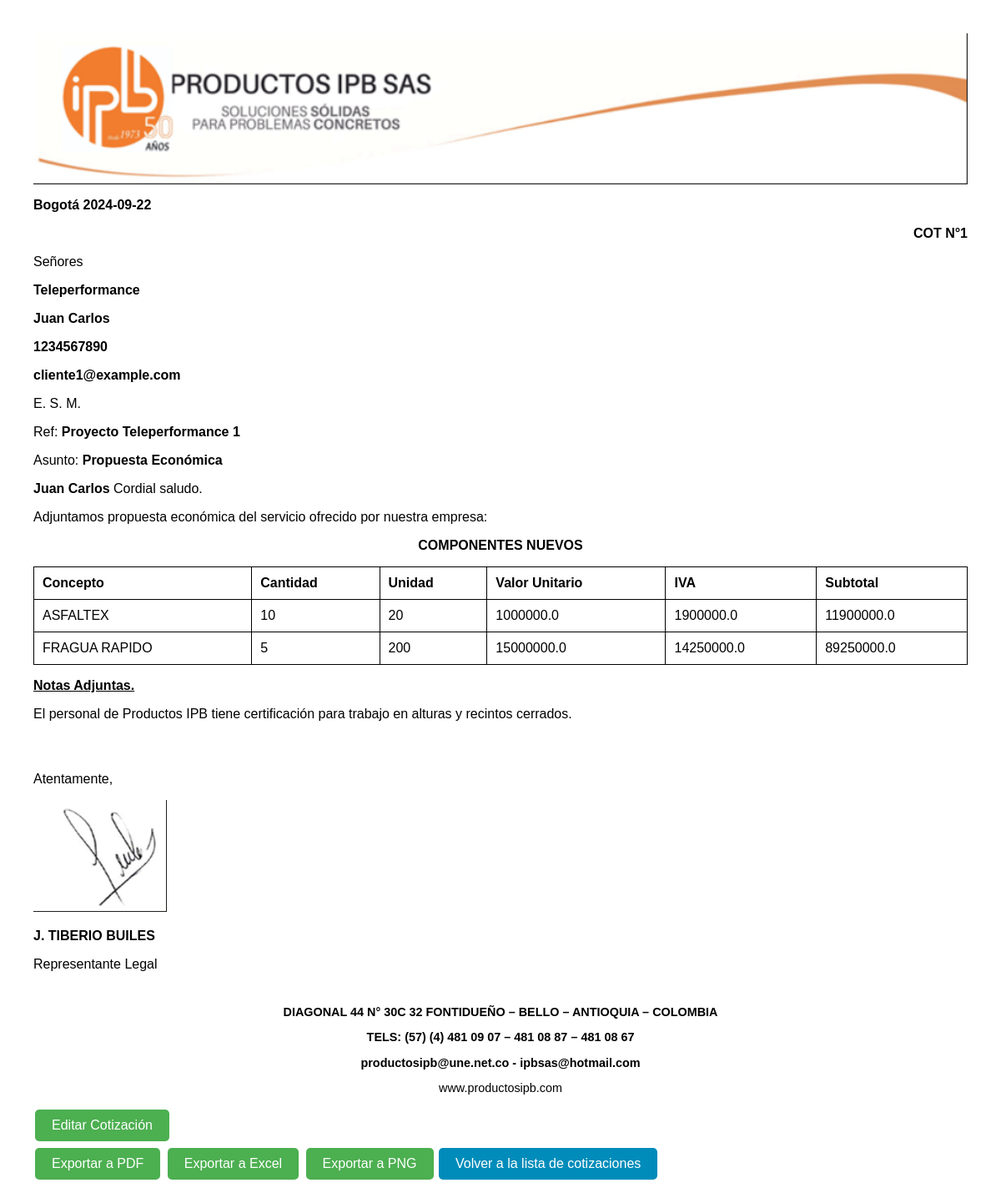
/cotizacion/1, run on the app's committed database.
### app.py (models this page shows, shortened)
class Cotizacion(db.Model):
    id = db.Column(db.Integer, primary_key=True)
    fecha = db.Column(db.Date, default=lambda: datetime.now(pytz.timezone('America/Bogota')).date())
    ciudad = db.Column(db.String(100), nullable=False)
    empresa = db.Column(db.String(100), nullable=False)
    proyecto = db.Column(db.String(100), nullable=False)
    plazo = db.Column(db.String(100), nullable=False)
    entrega = db.Column(db.String(100), nullable=False)
    anticipo = db.Column(db.Integer, nullable=False)
    p_acta = db.Column(db.Integer, nullable=False)
    f_acta = db.Column(db.Integer, nullable=False)
    consecutivo = db.Column(db.Integer, nullable=False)
    version_padre_id = db.Column(db.Integer, db.ForeignKey('cotizacion.id'), nullable=True)
    versiones = db.relationship('Cotizacion', backref=db.backref('version_padre', remote_side=[id]), lazy=True)
    productos_detalle = db.relationship('CotizacionProducto', backref='cotizacion', lazy=True)
    cliente_id = db.Column(db.Integer, db.ForeignKey('cliente.id'), nullable=False)
    cliente = db.relationship('Cliente', backref=db.backref('cotizaciones', lazy=True))
    servicio = db.Column(db.String(1000), nullable=False, default="v")

class Cliente(db.Model):
    id = db.Column(db.Integer, primary_key=True)
    nombre = db.Column(db.String(100), nullable=False)
    celular = db.Column(db.Integer, nullable=False)
    email = db.Column(db.String(100), nullable=False)
    """
    cotizacion_id = db.Column(db.Integer, db.ForeignKey('cotizacion.id'))
    cotizaciones = db.relationship('Cotizacion', back_populates='clienten', order_by='Cotizacion.id')
    """

class CotizacionProducto(db.Model):
    id = db.Column(db.Integer, primary_key=True)
    cotizacion_id = db.Column(db.Integer, db.ForeignKey('cotizacion.id'), nullable=False)
    producto_id = db.Column(db.Integer, db.ForeignKey('producto.id'), nullable=False)
    cantidad = db.Column(db.Integer, nullable=False)
    tamano = db.Column(db.Integer, nullable=False)
    producto = db.relationship('Producto', backref=db.backref('cotizacion_producto', lazy=True))

class Producto(db.Model):
    id = db.Column(db.Integer, primary_key=True)
    nombre = db.Column(db.String(100), nullable=False)
    precio = db.Column(db.Float, nullable=False)

### app.py (the view)
@app.route('/cotizacion/<int:id>')
def ver_cotizacion(id):
    cotizacion = Cotizacion.query.get_or_404(id)
    return render_template('ver_cotizacion.html', cotizacion=cotizacion)

### templates/ver_cotizacion.html (shortened to what this page needs)
<!DOCTYPE html>
<html lang="en">
<head>
</head>
<body>
<div class="header">
    <img src="static/encabezado.png" alt="Encabezado" />
</div>
<div class="content">
    <p><strong>{{ cotizacion.ciudad }} {{ cotizacion.fecha }}</strong></p>
    <p style="text-align: right;"><strong>COT N&deg;{{ cotizacion.consecutivo }}</strong></p>
    <p>Se&ntilde;ores</p>
    <p><strong>{{ cotizacion.empresa }}</strong></p>
    <p><strong>{{ cotizacion.cliente.nombre }}</strong></p>
    <p><strong>{{ cotizacion.cliente.celular }}</strong></p>
    <p><strong>{{ cotizacion.cliente.email }}</strong></p>
    <p>E. S. M.</p>
    <p>Ref: <strong>{{ cotizacion.proyecto }}</strong></p>
    <p>Asunto: <strong>Propuesta Econ&oacute;mica</strong></p>
    <p><strong>{{ cotizacion.cliente.nombre }}</strong> Cordial saludo.</p>
    <p>Adjuntamos propuesta econ&oacute;mica del servicio ofrecido por nuestra empresa:</p>
    <p style="text-align: center;"><strong>COMPONENTES NUEVOS</strong></p>
    <table>
        {% if cotizacion.servicio != "v" %}
            <tbody>
                <tr>
                    <td colspan="6">{{ cotizacion.servicio }}</td>
                </tr>
            </tbody>
        {% else %}
            <thead>
                <tr>
                    <th>Concepto</th>
                    <th>Cantidad</th>
                    <th>Unidad</th>
                    <th>Valor Unitario</th>
                    <th>IVA</th>
                    <th>Subtotal</th>
                </tr>
            </thead>
            <tbody>
                {% for detalle in cotizacion.productos_detalle %}
                    <tr>
                        <td>{{ detalle.producto.nombre }}</td>
                        <td>{{ detalle.cantidad }}</td>
                        <td>{{ detalle.tamano }}</td>
                        <td>{{ (detalle.producto.precio * detalle.tamano) | round(2) }}</td>
                        <td>{{ (detalle.producto.precio * detalle.cantidad * detalle.tamano * 0.19) | round(2) }}</td>
                        <td>{{ (detalle.producto.precio * detalle.cantidad * detalle.tamano * 1.19) | round(2) }}</td>
                    </tr>
                {% endfor %}
            </tbody>
        {% endif %}
    </table>
    <p style="text-align: left;"><span style="text-decoration: underline;"><strong>Notas Adjuntas.</strong></span></p>
    <p>El personal de Productos IPB tiene certificaci&oacute;n para trabajo en alturas y recintos cerrados.</p>
</div>
<div class="signature">
    <p>Atentamente,</p>
    <p><span style="text-decoration: underline;"><img src="static/firma.png" alt="Firma" /></span></p>
    <p><strong>J. TIBERIO BUILES</strong></p>
    <p>Representante Legal</p>
</div>
<div class="footer">
    <p><strong>DIAGONAL 44 N&deg; 30C 32 FONTIDUE&Ntilde;O &ndash; BELLO &ndash; ANTIOQUIA &ndash; COLOMBIA</strong></p>
    <p><strong>TELS: (57) (4) 481 09 07 &ndash; 481 08 87 &ndash; 481 08 67</strong></p>
    <p><strong>productosipb@une.net.co - ipbsas@hotmail.com</strong></p>
    <p>www.productosipb.com</p>
</div>
<form action="{{ url_for('modificar_cotizacion', id=cotizacion.id) }}" method="POST">
    <button type="submit">Editar Cotización</button>
</form>
<button onclick="exportToPDF()">Exportar a PDF</button>
<button onclick="exportToExcel()">Exportar a Excel</button>
<button onclick="exportToPNG()">Exportar a PNG</button>
<a href="/lista_cotizaciones">Volver a la lista de cotizaciones</a>
</body>
</html>

### templates/ver_cotizacion.html (style rules this page uses)
body { font-family: Arial, sans-serif; margin: 40px; }
.header { width: 100%; margin: 0; padding: 0; }
.header img { width: 100%; height: auto; display: block; }
.content { margin-bottom: 40px; }
.signature { text-align: left; margin-top: 60px; }
.footer { text-align: center; margin-top: 40px; font-size: 0.9em; }
table { width: 100%; border-collapse: collapse; }
table, th, td { border: 1px solid black; }
th, td { padding: 10px; text-align: left; }
button { background-color: #4CAF50; border: none; color: white; padding: 10px 20px; text-align: center; text-decoration: none; display: inline-block; font-size: 16px; margin: 4px 2px; cursor: pointer; border-radius: 5px; transition: background-color 0.3s ease; }
a { color: #fff; background-color: #008CBA; padding: 10px 20px; text-decoration: none; border-radius: 5px; display: inline-block; transition: background-color 0.3s ease; }

### data on the page
Cotizacion: ciudad "Bogotá", fecha "2024-09-22", consecutivo "1", empresa "Teleperformance", proyecto "Proyecto Teleperformance 1"
Cliente: cliente.nombre "Juan Carlos", cliente.celular "1234567890", cliente.email "cliente1@example.com"
CotizacionProducto: producto.nombre "ASFALTEX", cantidad "10", tamano "20"
Producto: (detalle.producto.precio*detalle.tamano)|round(2) "1000000.0", precio.tamano "1900000.0", precio.tamano "11900000.0"
CotizacionProducto: producto.nombre "FRAGUA RAPIDO", cantidad "5", tamano "200"
Producto: (detalle.producto.precio*detalle.tamano)|round(2) "15000000.0", precio.tamano "14250000.0", precio.tamano "89250000.0"
